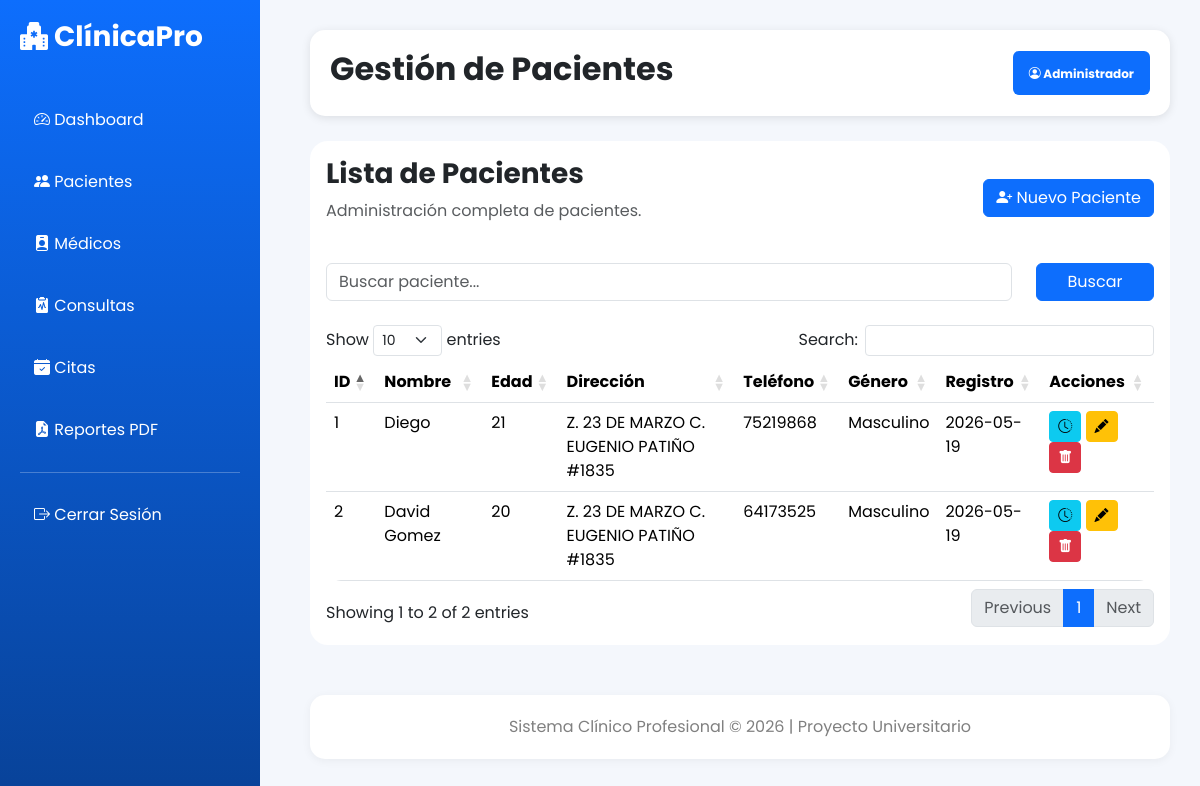
The page /pacientes (signed in) on the database its author committed.
### models/paciente.py (models this page shows)
class Paciente(db.Model):
    __tablename__ = 'pacientes'
    id_paciente = db.Column(
        db.Integer,
        primary_key=True
    )
    nombre = db.Column(
        db.String(150),
        nullable=False
    )
    edad = db.Column(
        db.Integer,
        nullable=False
    )
    direccion = db.Column(
        db.String(255),
        nullable=False
    )
    telefono = db.Column(
        db.String(30),
        nullable=False
    )
    genero = db.Column(
        db.String(30),
        nullable=False
    )
    fecha_registro = db.Column(
        db.String(50)
    )
    consultas = db.relationship(
        'Consulta',
        backref='paciente',
        lazy=True,
        cascade='all, delete'
    )
    citas = db.relationship(
        'Cita',
        backref='paciente',
        lazy=True,
        cascade='all, delete'
    )

### controllers/paciente_controller.py (the view)
@paciente_bp.route('/pacientes')
@login_required
def listar_pacientes():
    buscar = request.args.get('buscar')
    if buscar:
        pacientes = Paciente.query.filter(
            Paciente.nombre.like(f'%{buscar}%')
        ).all()
    else:
        pacientes = Paciente.query.all()
    return render_template(
        'pacientes/listar.html',
        pacientes=pacientes
    )

### app.py (called while the page is built)
@login_manager.user_loader
def load_user(user_id):
    return Usuario.query.get(int(user_id))

### templates/pacientes/listar.html (shortened to what this page needs)
{% extends 'base.html' %}
{% block page_title %}
Gestión de Pacientes
{% endblock %}
{% block content %}
<div class="card">
    <div class="card-body">
        <div class="d-flex justify-content-between align-items-center mb-4">
            <div>
                <h3 class="fw-bold">
                    Lista de Pacientes
                </h3>
                <p class="text-muted">
                    Administración completa de pacientes.
                </p>
            </div>
            <a
                href="/pacientes/crear"
                class="btn btn-primary"
            >
                <i class="bi bi-person-plus-fill"></i>
                Nuevo Paciente
            </a>
        </div>
        <form
            method="GET"
            action="/pacientes"
            class="mb-4"
        >
            <div class="row">
                <div class="col-md-10">
                    <input
                        type="text"
                        name="buscar"
                        class="form-control"
                        placeholder="Buscar paciente..."
                    >
                </div>
                <div class="col-md-2">
                    <button
                        class="btn btn-primary w-100"
                    >
                        Buscar
                    </button>
                </div>
            </div>
        </form>
        <div class="table-responsive">
            <table
                class="table table-hover datatable"
            >
                <thead>
                    <tr>
                        <th>ID</th>
                        <th>Nombre</th>
                        <th>Edad</th>
                        <th>Dirección</th>
                        <th>Teléfono</th>
                        <th>Género</th>
                        <th>Registro</th>
                        <th>Acciones</th>
                    </tr>
                </thead>
                <tbody>
                    {% for paciente in pacientes %}
                    <tr>
                        <td>
                            {{ paciente.id_paciente }}
                        </td>
                        <td>
                            {{ paciente.nombre }}
                        </td>
                        <td>
                            {{ paciente.edad }}
                        </td>
                        <td>
                            {{ paciente.direccion }}
                        </td>
                        <td>
                            {{ paciente.telefono }}
                        </td>
                        <td>
                            {{ paciente.genero }}
                        </td>
                        <td>
                            {{ paciente.fecha_registro }}
                        </td>
                        <td>
                            <a
                                href="/pacientes/historial/{{ paciente.id_paciente }}"
                                class="btn btn-info btn-sm"
                            >
                                <i class="bi bi-clock-history"></i>
                            </a>
                            <a
                                href="/pacientes/editar/{{ paciente.id_paciente }}"
                                class="btn btn-warning btn-sm"
                            >
                                <i class="bi bi-pencil-fill"></i>
                            </a>
                            <a
                                href="/pacientes/delete/{{ paciente.id_paciente }}"
                                class="btn btn-danger btn-sm"
                                onclick="return confirm('¿Eliminar paciente?')"
                            >
                                <i class="bi bi-trash-fill"></i>
                            </a>
                        </td>
                    </tr>
                    {% endfor %}
                </tbody>
            </table>
        </div>
    </div>
</div>
{% endblock %}

### templates/base.html (style rules this page uses)
* { font-family: 'Poppins', sans-serif; }
body { background: #f4f7fc; }
.card { border: none; border-radius: 18px; }
.table { border-radius: 15px; overflow: hidden; }

### rows shown on the page
Paciente: id_paciente "1", nombre "Diego", edad "21", direccion "Z. 23 DE MARZO C. EUGENIO PATIÑO #1835", telefono "75219868", genero "Masculino", fecha_registro "2026-05-19"
Paciente: id_paciente "2", nombre "David Gomez", edad "20", direccion "Z. 23 DE MARZO C. EUGENIO PATIÑO #1835", telefono "64173525", genero "Masculino", fecha_registro "2026-05-19"
